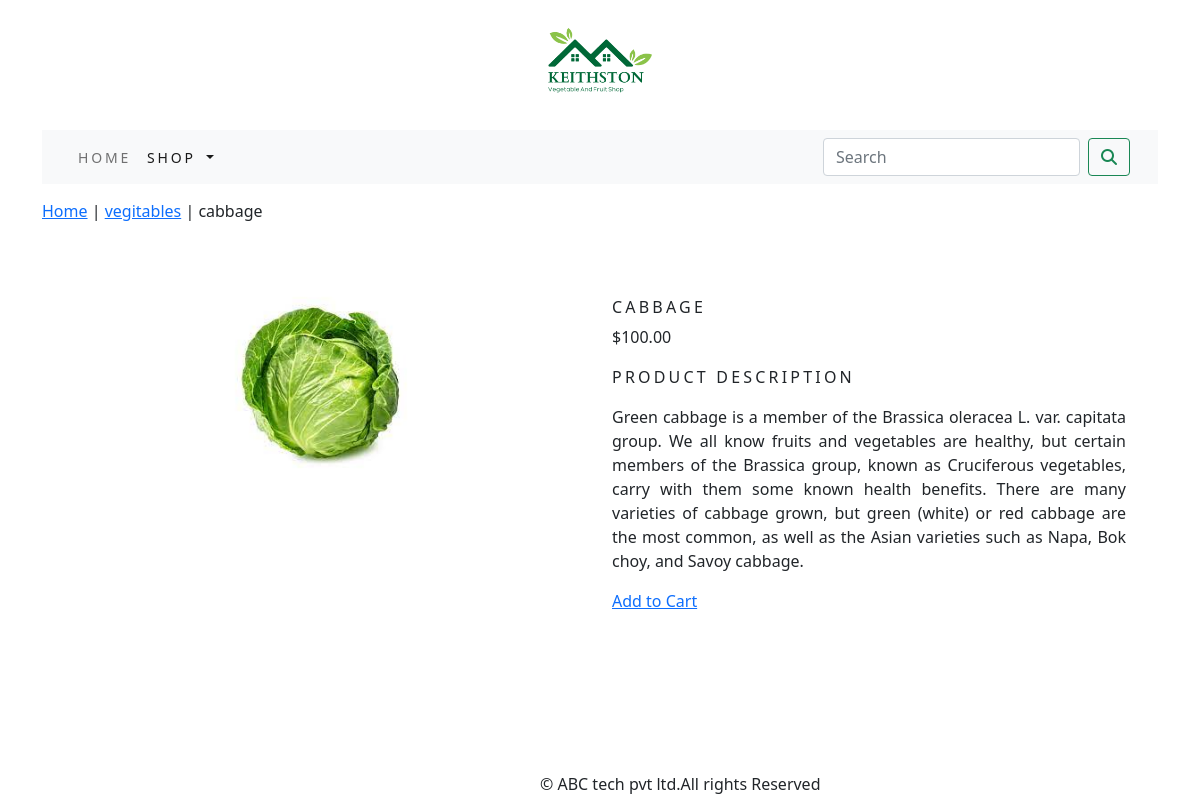
The page /shop/vegitables/cabbage/ on the database its author committed.
### shop/models.py (models this page shows, shortened)
class Product(models.Model):
    name = models.CharField(max_length=250, unique=True)
    slug = models.SlugField(max_length=250, unique=True)
    description = models.TextField(blank=True)
    price = models.DecimalField(max_digits=10, decimal_places=2)
    category = models.ForeignKey(Category, on_delete=models.CASCADE)
    image = models.ImageField(upload_to='product', blank=True)
    stock = models.IntegerField()
    available = models.BooleanField(default=True)
    created = models.DateTimeField(auto_now_add=True)
    updated = models.DateTimeField(auto_now=True)
    class Meta:
        ordering = ('name',)
        verbose_name = 'product'
        verbose_name_plural = 'products'

class Category(models.Model):
    name = models.CharField(max_length=250, unique=True)
    slug = models.SlugField(max_length=250, unique=True)
    description = models.TextField(blank=True)
    image = models.ImageField(upload_to='category', blank=True)
    class Meta:
        ordering = ('name',)
        verbose_name = 'category'
        verbose_name_plural = 'categories'
    def get_url(self):
        return reverse('shop:products_by_category', args=[self.slug])
    def __str__(self):
        return '{}'.format(self.name)

### shop/views.py (the view)
# urls.py: path('<slug:c_slug>/<slug:product_slug>/', views.proDetail, name='prodCatdetail'),
def proDetail(request, c_slug, product_slug):
    try:
        product = Product.objects.get(category__slug=c_slug,slug=product_slug)
    except Exception as e:
        raise e
    return render(request, 'product.html', {'product': product})

### cart/context_processors.py (called while the page is built)
def counter(request):
    item_count = 0
    if 'admin' in request.path:
        return {}
    else:
        try:
            cart = Cart.objects.filter(cart_id=cart_id(request))
            cart_items = CartItem.objects.all().filter(cart=cart[:1])
            for cart_item in cart_items:
                item_count += cart_item.quantity
        except Cart.DoesNotExist:
            item_count = 0
    return dict(item_count=item_count)

### cart/views.py (called while the page is built)
def cart_id(request):
    cart = request.session.session_key
    if not cart:
        cart = request.session.create()
    return cart

### shop/context_processors.py (called while the page is built)
def menu_links(request):
    links = Category.objects.all()
    return dict(links=links)

### templates/product.html (shortened to what this page needs)
{% extends 'base.html' %}
{% load static %}
{% block content %}
<div class="row my_prod_row_class">
    <div class="mx_auto">
        <p> <a href="{% url 'shop:allProdCat' %}">Home</a> | <a href="{{product.category.get_url}}">{{product.category}}</a> | {{product.name}} </p>
    </div>
</div>
<div class="container">
<div class="row">
    <div class="col-12 col-sm-12 col-md-12 col-lg-6 text-center">
        <div style="min-width:18rem">
            <img src="{{product.image.url}}" alt="{{product.name}}" width="200" height="200">
        </div>
    </div>
     <div class="col-12 col-sm-12 col-md-12 col-lg-6">
         <div>
        <h1 class="my_prod_title">{{product.name}}</h1>
         <p>${{product.price}}</p>
         <p class="my_title">Product Description</p>
         <p class="text-justify my_prod_text">{{product.description}}</p>
         {% if product.stock <= 0 %}
         <p class="text-justify my_prod_text"><b>Out of stock</b></p>
         {% else %}
         <a class="btn-btn-secondary " href="{% url 'cart:add_cart' product.id %}">Add to Cart</a>
         {% endif %}
       </div>
  </div>
</div>
</div>
{% endblock %}

### static/css/custom.css (style rules this page uses)
body { font-family : 'Roboto', sans-serif; }
.my_title { font-size : 16px; text-transform : uppercase; letter-spacing : .2em; }
.my_prod_row_class { padding-top : 15px; padding-bottom : 20px; }
.my_prod_title { font-size : 16px; text-transform : uppercase; letter-spacing : .2em; padding-top : 15px; padding-bottom : 10x; }
.my_prod_text { padding-right : 20px; }

### rows shown on the page
Product: category "vegitables", name "cabbage", image (picture), name "CABBAGE", price "100.00", description "Green cabbage is a member of the Brassica oleracea L. var. capitata group. We all know fruits and vegetables are healthy, but certain members of the Brassica group, known as Cruciferous vegetables, carry with them some known health benefits. There are many varieties of cabbage grown, but green (white) or red cabbage are the most common, as well as the Asian varieties such as Napa, Bok choy, and Savoy cabbage."
